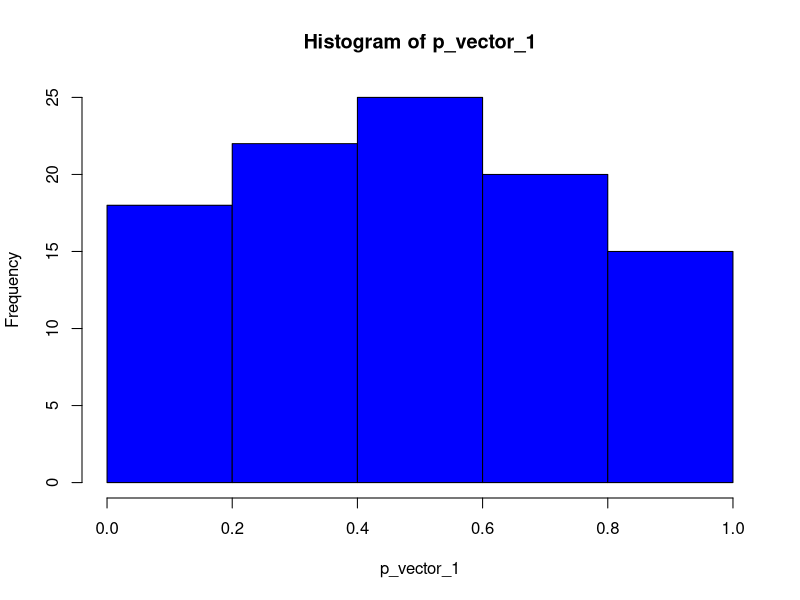
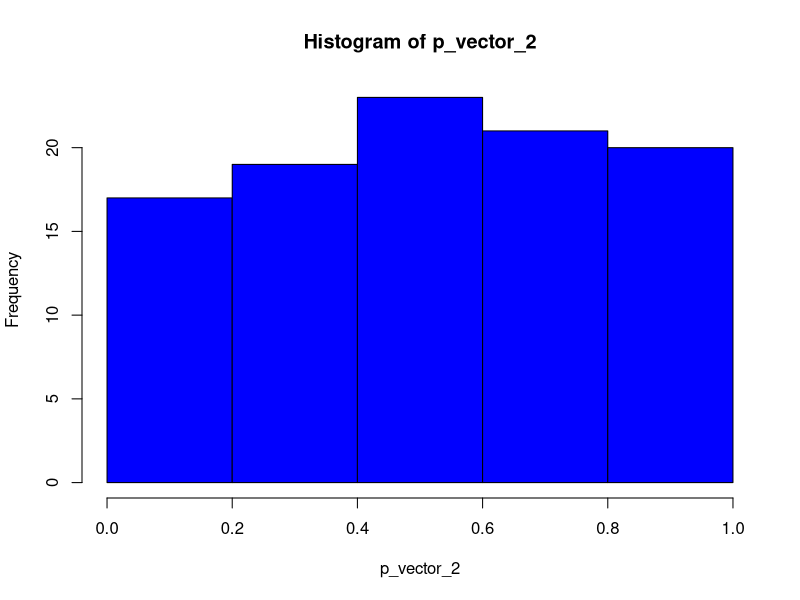
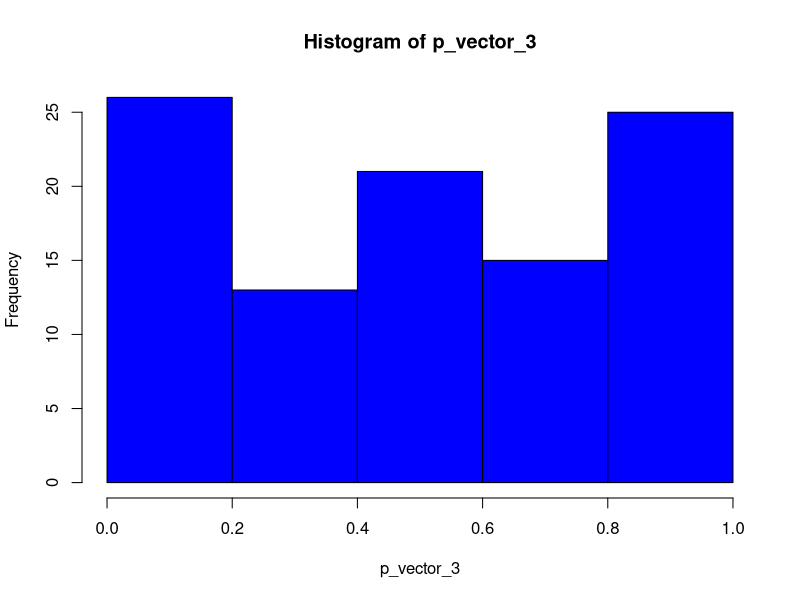
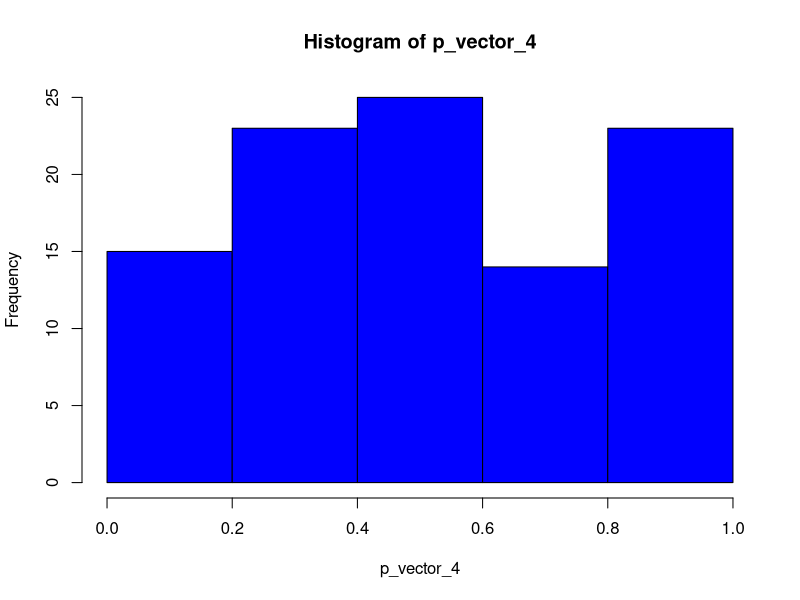
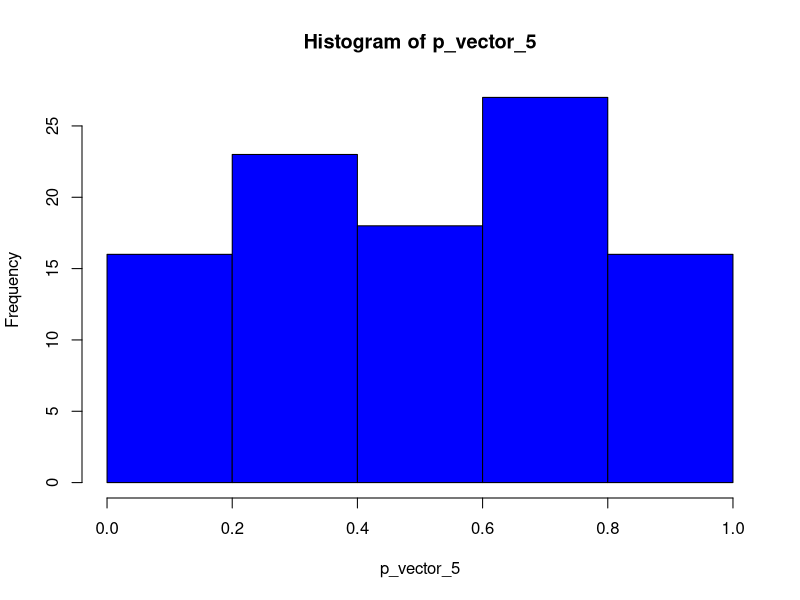
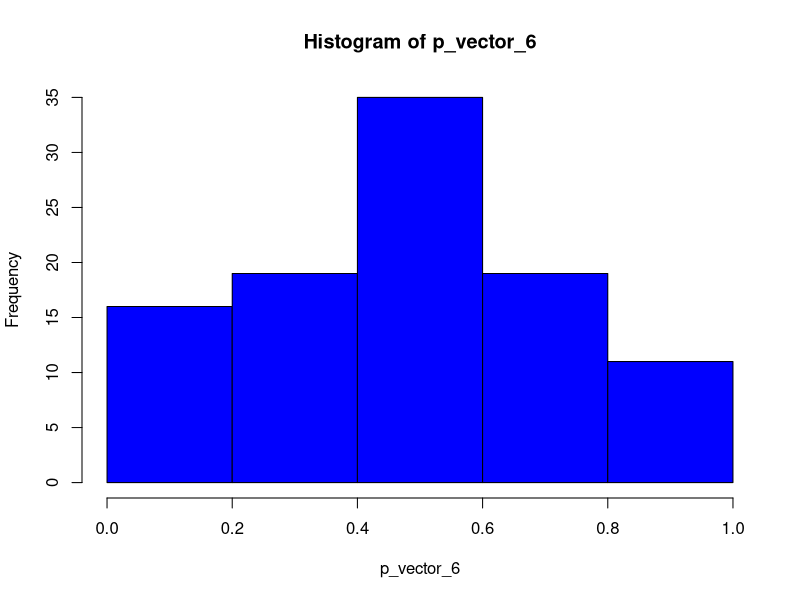
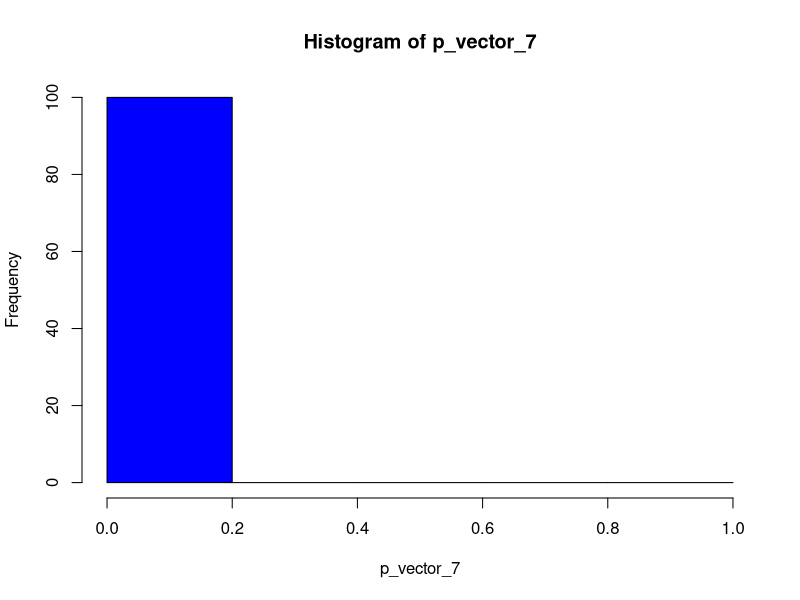

The R source for these figures, in order:
## ---- chunk 1
library(tidyverse)

## ---- chunk 2

simCorn <- function(overallEffect=0, fertilizerEffect=c(0,0,0), rowEffect=c(0,0,0), colEffect=c(0,0,0),
                    seed=NULL, dist = rnorm, ...) {
  
  
  if ((!is.numeric(seed)) && (!is.null(seed))) 
    stop("You did not enter a valid seed")
  
  n <- length(fertilizerEffect)^2

    set.seed(seed)
    error <- dist(n, ...)
    
    Fertilizer = factor(c("A", "B", "C", "C", "A", "B", "B", "C", "A"))
    Row = factor(c(1, 1, 1, 2, 2, 2, 3, 3, 3))
    Column = factor(c(1, 2, 3, 1, 2, 3, 1, 2, 3))
    Yield = overallEffect + fertilizerEffect + rowEffect + colEffect + error
    x <- data.frame(Fertilizer, Row, Column, Yield)
  
  return (x)
}
## ---- chunk 3
simCorn()
## ---- chunk 4
simCorn(overallEffect=10,seed=2123,dist=rgamma,shape=2)

## ---- chunk 5
mu <- 7
alpha <- c(1,2,3)
beta <- c(2,2,1)
gamma <- c(3,3,2)
y <- simCorn(overallEffect=mu, fertilizerEffect=alpha, rowEffect=beta, colEffect=gamma,
             seed=29429, rnorm, mean=3, sd=2)
y

## ---- chunk 6
pValue <- numeric(100)
p_vector_1 <- vector(mode = "numeric", length = 100)
set.seed(1331)
for (k in 1:100) { 
  
  y <- simCorn(overallEffect=10, dist=rnorm)
  fitCorn <- lm(Yield ~ Fertilizer + Row + Column, data=y)
  pValue[k] <- anova(fitCorn)$"Pr(>F)"[1]
  p_vector_1[k] <- pValue[k]

}


p_vector_2 <- vector(mode = "numeric", length = 100)
set.seed(18694)


for (k in 1:100) { 
  
  y <- simCorn(overallEffect=10, c(1,2,3), c(0,0,1), c(0,0,1), dist=rnorm)
  fitCorn <- lm(Yield ~ Fertilizer + Row + Column, data=y)
  pValue[k] <- anova(fitCorn)$"Pr(>F)"[1]
  p_vector_2[k] <- pValue[k]
  
}


p_vector_3 <- vector(mode = "numeric", length = 100)
set.seed(6516)

for (k in 1:100) { 
  
  y <- simCorn(overallEffect=10, c(1,2,3), c(1,0,1), c(0,1,1), dist=rnorm)
  fitCorn <- lm(Yield ~ Fertilizer + Row + Column, data=y)
  pValue[k] <- anova(fitCorn)$"Pr(>F)"[1]
  p_vector_3[k] <- pValue[k]
  
}


p_vector_4 <- vector(mode = "numeric", length = 100)
set.seed(5)

for (k in 1:100) { 
  
  y <- simCorn(overallEffect=10, c(1,2,3), c(1,0,1), c(0,1,1), dist=rnorm)
  fitCorn <- lm(Yield ~ Fertilizer + Row + Column, data=y)
  pValue[k] <- anova(fitCorn)$"Pr(>F)"[1]
  p_vector_4[k] <- pValue[k]
  
}



p_vector_5 <- vector(mode = "numeric", length = 100)
set.seed(574)
for (k in 1:100) { 
  
  y <- simCorn(overallEffect=10, c(1,2,3), c(0,0,1), c(0,0,1), dist=rexp)
  fitCorn <- lm(Yield ~ Fertilizer + Row + Column, data=y)
  pValue[k] <- anova(fitCorn)$"Pr(>F)"[1]
  p_vector_5[k] <- pValue[k]
  
}



p_vector_6 <- vector(mode = "numeric", length = 100)
set.seed(9576)

for (k in 1:100) { 
  
  y <- simCorn(overallEffect=10, c(1,2,3), c(1,0,1), c(0,1,1), dist=rexp)
  fitCorn <- lm(Yield ~ Fertilizer + Row + Column, data=y)
  pValue[k] <- anova(fitCorn)$"Pr(>F)"[1]
  p_vector_6[k] <- pValue[k]
  
}


p_vector_7 <- vector(mode = "numeric", length = 100)
set.seed(9743)


for (k in 1:100) { 
  
  y <- simCorn(overallEffect=10, c(1,2,3), c(0,1,0), c(0,1,0), dist=rexp)
  fitCorn <- lm(Yield ~ Fertilizer + Row + Column, data=y)
  pValue[k] <- anova(fitCorn)$"Pr(>F)"[1]
  p_vector_5[k] <- pValue[k]
  
}

## ---- chunk 7
hist(p_vector_1, breaks = c(0.0, 0.2, 0.4, 0.6, 0.8, 1.0), col = "blue", )

hist(p_vector_2, breaks = c(0.0, 0.2, 0.4, 0.6, 0.8, 1.0), col = "blue", )
hist(p_vector_3, breaks = c(0.0, 0.2, 0.4, 0.6, 0.8, 1.0), col = "blue", )
hist(p_vector_4, breaks = c(0.0, 0.2, 0.4, 0.6, 0.8, 1.0), col = "blue", )
hist(p_vector_5, breaks = c(0.0, 0.2, 0.4, 0.6, 0.8, 1.0), col = "blue", )
hist(p_vector_6, breaks = c(0.0, 0.2, 0.4, 0.6, 0.8, 1.0), col = "blue", )
hist(p_vector_7, breaks = c(0.0, 0.2, 0.4, 0.6, 0.8, 1.0), col = "blue", )

